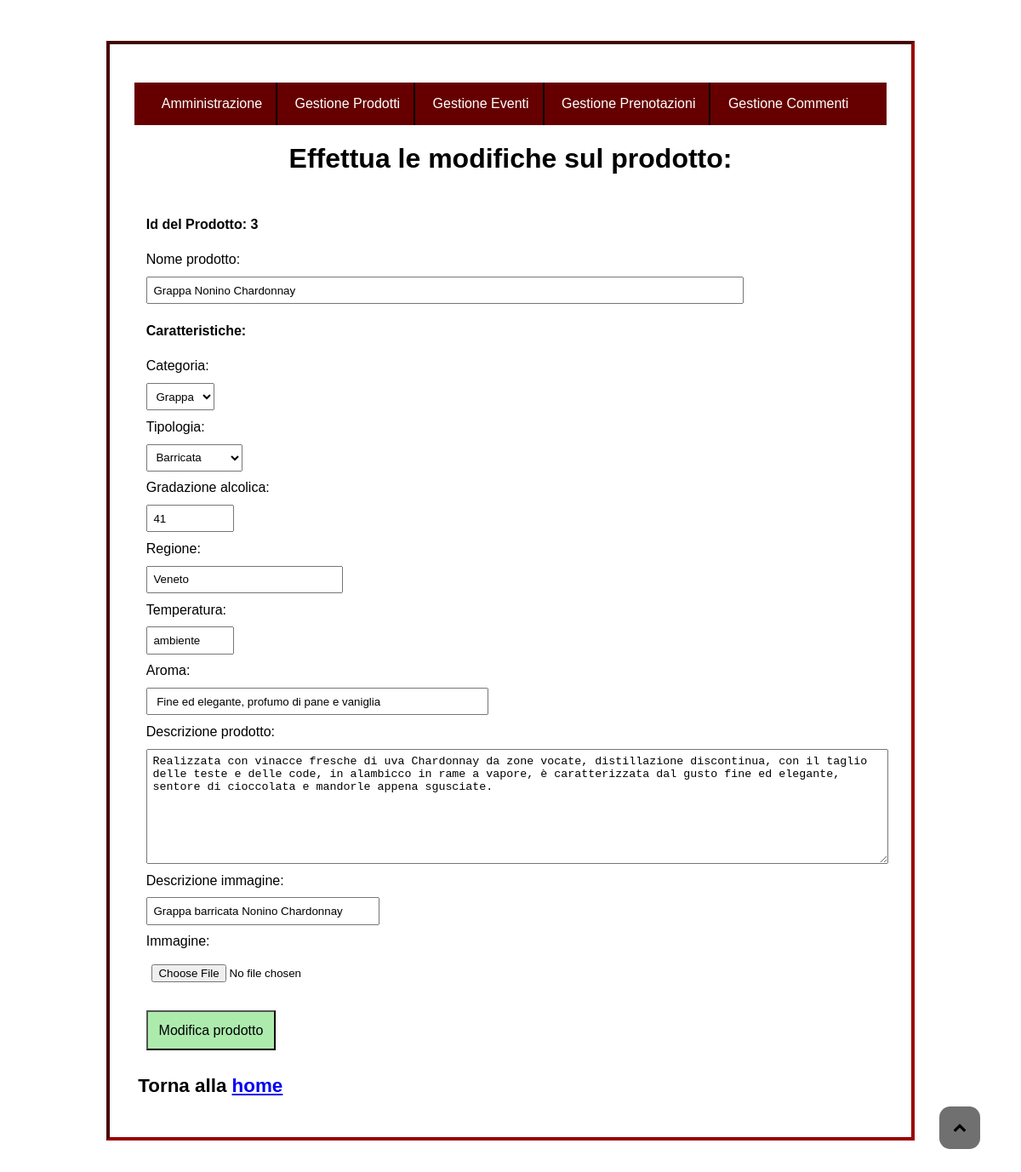
Page /Admin/form_amministrazione/modelproduct.php?idprodotto=3 on the committed database.
### tables this page shows
CREATE TABLE prodotti(
	idprodotto INT(6) PRIMARY KEY NOT NULL auto_increment,	
	titolo VARCHAR(100) NOT NULL,			
	tipoalc VARCHAR(64) NOT NULL,			
	tipologia VARCHAR(64) NOT NULL,			
	gradazione INT(3) NOT NULL, 			
	regione VARCHAR(60) NOT NULL, 			
	temp VARCHAR(15) NOT NULL,				
	aroma VARCHAR(100) NOT NULL, 			
	desc_prod VARCHAR(2000) NOT NULL,
	alt VARCHAR(200) DEFAULT NULL,
	immagini LONGBLOB DEFAULT NULL,
	INDEX(titolo)
);

### Admin/form_amministrazione/modelproduct.php (the view, shortened to what this page needs)
<?php
if(isset($_POST['elimina'])){
    if(isset($_POST['check'])){
    	foreach ($_POST['check'] as $id){
        $check=mysqli_query($conn, "SELECT * FROM prodotti WHERE idprodotto='$id'") or die ("non esiste il prodotto".mysqli_error());
        if(mysqli_num_rows($check)>0){
            $delete=mysqli_query($conn, "DELETE FROM prodotti WHERE idprodotto='$id'") or die ("non eliminato".mysqli_error());
            header('location:queryeliminaprodotto.php');
            exit();
            }
        }
    }
    header('location: queryeliminaprodotto.php');
    exit();
}
else{
	$id=$_GET['idprodotto'];
    $catalogo=array();
	$query=mysqli_query($conn, "SELECT * FROM prodotti WHERE idprodotto='$id'");
	while($row=mysqli_fetch_assoc($query))
	{
		$catalogo[]=$row;
	}
	$mod_prod=file_get_contents("modificaproduct.html");
	foreach($catalogo as $catalogomultiplo)
	{
		$mod_prod=str_replace('$idprodotto$', $catalogomultiplo["idprodotto"], $mod_prod);
		$mod_prod=str_replace('$titolo$', $catalogomultiplo["titolo"], $mod_prod);
		$mod_prod=str_replace('$tipoalc$', $catalogomultiplo["tipoalc"], $mod_prod);
		$mod_prod=str_replace('$tipologia$', $catalogomultiplo["tipologia"], $mod_prod);
		$mod_prod=str_replace('$gradazione$', $catalogomultiplo["gradazione"], $mod_prod);
		$mod_prod=str_replace('$regione$', $catalogomultiplo["regione"], $mod_prod);
		$mod_prod=str_replace('$temp$', $catalogomultiplo["temp"], $mod_prod);
		$mod_prod=str_replace('$aroma$', $catalogomultiplo["aroma"], $mod_prod);
		$mod_prod=str_replace('$desc_prod$', $catalogomultiplo["desc_prod"], $mod_prod);
		$mod_prod=str_replace('$alt$', $catalogomultiplo["alt"], $mod_prod);
		$mod_prod=str_replace('$img$', $catalogomultiplo["immagini"], $mod_prod);
	}
echo $mod_prod;
}
?>

### Admin/amministrazione.css (style rules this page uses)
html, body { max-width:950px; margin: auto; font-family: Georgia, Arial, sans-serif; font-size: 100%; background: url(../img/vignaamm3.jpg); background-repeat: no-repeat; background-attachment: fixed; background-size: cover; }
body { padding-top: 3em; padding-bottom: 3em; }
.btn_btn-success { background: #adebad; font-size:1em; margin-top: 1em; padding: 0.8em; text-decoration: none; color: black; cursor: pointer; }
#myBtn { position: fixed; bottom: 2.4em; right: 3em; z-index: 99; border: none; outline: none; padding: 1em; border-radius: 0.8em; background: #707070; }
#myBtn span { color: black; }
.fa-chevron-up:before { content:"\f077"; }
#adm-content, #corpoform { background: white; padding: 1.8em; border: inset 4px #990000; }
#adm-content h1, #corpoform h1 { text-align: center; }
#adm-content h2, #corpoform h2 { text-align: left; margin-left: 0.2em; font-size: 1.4em; }
#corpoform p { display: block; font-weight: bold; }
#input1, #tipo, #tipologia, #input2, #input3, #input4, #input5, #input6, #input8, #input9, #input10, #input11, #input12, #input13, #input14, #input15, #desc, #image { padding: 0.5em; display: block; margin-top: 0.8em; margin-bottom: 0.8em; }
#input1 { width: 80%; }
#input2, #input4 { width: 10%; }
#input3 { width: 25%; }
#input5 { width: 45%; }
#input6 { width: 100%; }
#input11, #desc { width: 30%; }
.adm-form { border: none; }
.intestazione_commento h2, p { display: inline; line-height: 2; }
.header_amm { background: #660000; display: block; z-index: 100; margin: auto; width: 100%; }
#menu_amm li { list-style-type: none; display: inline-block; z-index: 6; padding: 1em; font-size: 1em; border-right: 2px solid black; }
#menu_amm a { text-align: center; }
#menu_amm>li>a { color:white; text-decoration: none; }
#menu_amm { padding-left: 1em; padding-right: 1em; }
#menu_amm>li:last-child { border-right: none; }

### Admin/stampa_amm.css (style rules this page uses)
html, body { max-width: 1000px; margin: auto; font-family: Georgia, Arial, sans-serif; font-size: 100%; background: none; }
body { padding-top: 1em; padding-bottom: 1em; }
.btn_btn-success { text-decoration: none; border: 2px groove black; background: none; }
#myBtn { display: none; }
#adm-content, #corpoform { background: white; padding: 0.6em; border: inset 4px black; }
#adm-content h1, #corpoform h1 { text-align: center; margin: 0.2em; font-size: 1.5em; }
#adm-content h2, #corpoform h2 { text-align: left; margin-left: 0.2em; font-size: 1.1em; }
#corpoform p { display: block; font-weight: bold; }
#input1, #tipo, #tipologia, #input2, #input3, #input4, #input5, #input6, #input8, #input9, #input10, #input11, #input12, #input13, #input14, #input15, #desc, #image { padding: 0.5em; display: block; margin-top: 0.8em; margin-bottom: 0.8em; }
#input1 { width: 80%; }
#input2, #input4 { width: 10%; }
#input3 { width: 25%; }
#input5, #desc { width: 45%; }
#input6 { width: 100%; }
.adm-form { border: none; }
.intestazione_commento h2, p { display: inline; line-height: 2; }
.header_amm, #hamburger, #menu_amm { display: none; }

### rows in the picture
prodotti: titolo "Grappa Nonino Chardonnay", tipoalc "Grappa", tipologia "Barricata", gradazione "41", regione "Veneto", temp "ambiente", aroma "Fine ed elegante, profumo di pane e vaniglia", desc_prod "Realizzata con vinacce fresche di uva Chardonnay da zone vocate, distillazione discontinua, con il taglio delle teste e delle code, in alambicco in rame a vapore, è caratterizzata dal gusto fine ed elegante, sentore di cioccolata e mandorle appena sgusciate.", alt "Grappa barricata Nonino Chardonnay"
